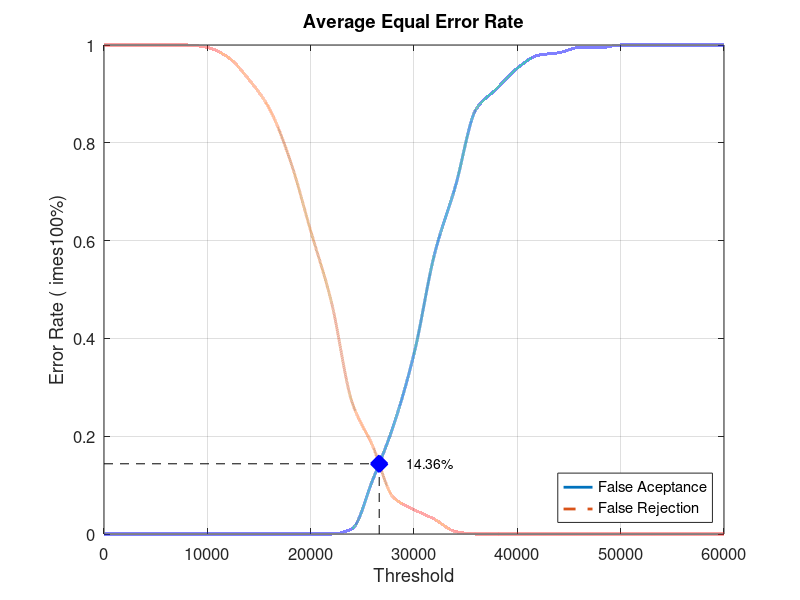
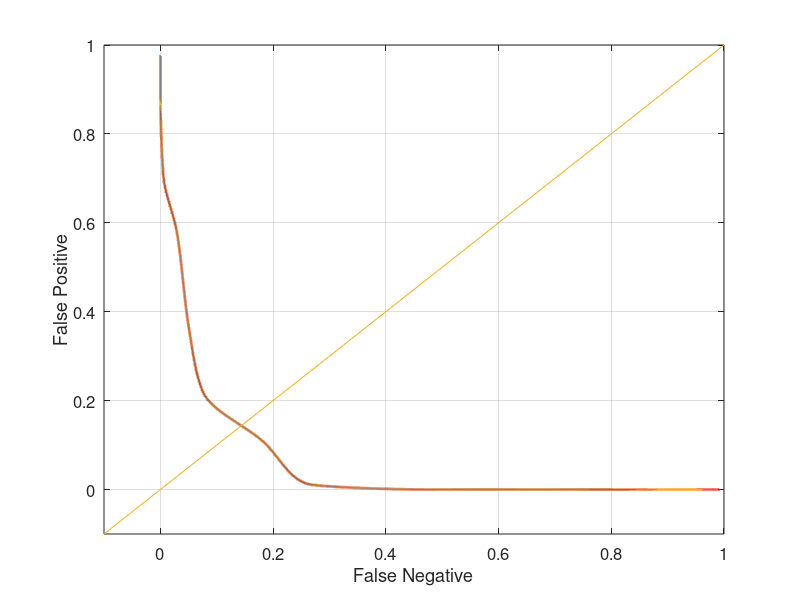

MATLAB code to generate these figures, in order:
close all;
clear;
clc;
x = 0:2000:60000;
xq = 0:0.5:60000;

y0 = [0 0 0 0 0 0 0 0 0 0 0 0 0.0105263 0.110526 0.221053 0.368421 0.573684 0.710526 0.868421 0.910526 0.952632 0.978947 0.984211 0.994737 0.994737 1 1 1 1 1 1]
yy0 = interp1(x, y0, xq, 'pchip');
y1 = [1 1 1 1 1 0.995 0.975 0.93 0.87 0.765 0.62 0.475 0.27 0.18 0.075 0.05 0.03 0.005 0 0 0 0 0 0 0 0 0 0 0 0 0]
yy1 = interp1(x, y1, xq, 'pchip');

% Calculating EER: 
y2 = abs(y0 - y1);
find(y2 == min(y2))
yy2 = abs(yy0 - yy1);
xEER = find(yy2 == min(yy2));
xEERIndex = xq(xEER) % X-axis EER
yEER = yy0(xEER) % Y-axis EER

main = figure
plot(xq, yy0,'-','LineWidth', 2);	hold on
plot(xq, yy1,'--','LineWidth', 2);	hold on
plot([xEERIndex xEERIndex], [0 yEER], 'k--');	hold on
plot([0 xEERIndex], [yEER yEER], 'k--');	hold on
plot(xEERIndex, yEER, 'bx', 'LineWidth', 10);	hold on
text(xEERIndex + 10 * xEERIndex / 100, yEER, [num2str(round((10000 * yEER)) / 100) '%'])
legend('False Aceptance', 'False Rejection', 'Location', 'SouthEast')
xlabel('Threshold')
ylabel('Error Rate (	imes100%)')
title('Average Equal Error Rate')
set(gca, 'FontSize', 12)
axis([0 60000 0 1])
grid on

print(main, 'Database2_1Main', '-dpng');
FNRxFPR = figure('Color', [1 1 1]);
plot(yy1, yy0, '-', yy1, yy0, 'LineWidth', 2);
hold on
y = -0.1:0.1:1
plot(y, y); 
set(gca, 'FontSize', 12)
xlabel('False Negative')
ylabel('False Positive')
axis([-0.1 1 -0.1 1])
set(gca, 'FontSize', 12)
grid on

print(FNRxFPR, 'Database2_1FNRxFPR','-dpng');
